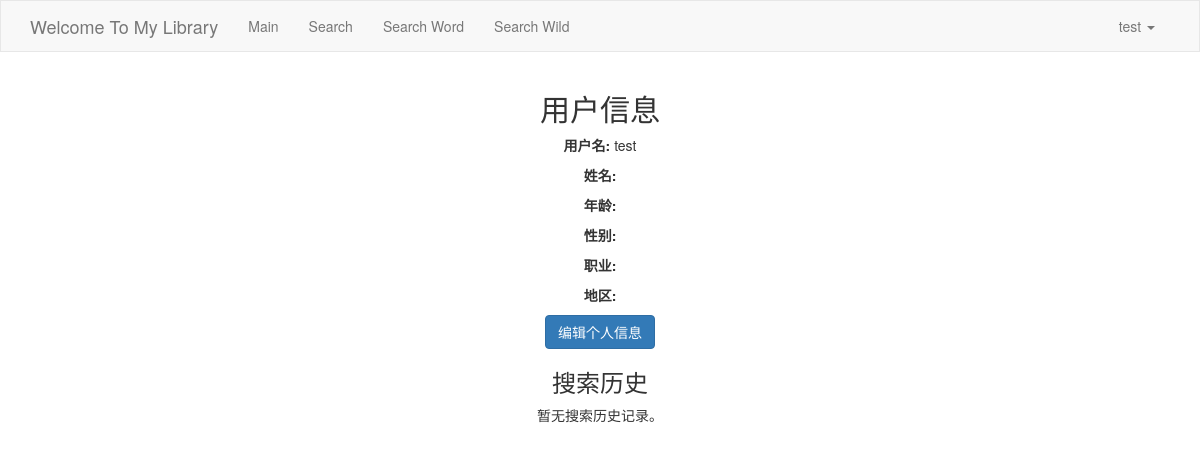
/user_information/ (signed in), run on an earlier commit of the app's database.
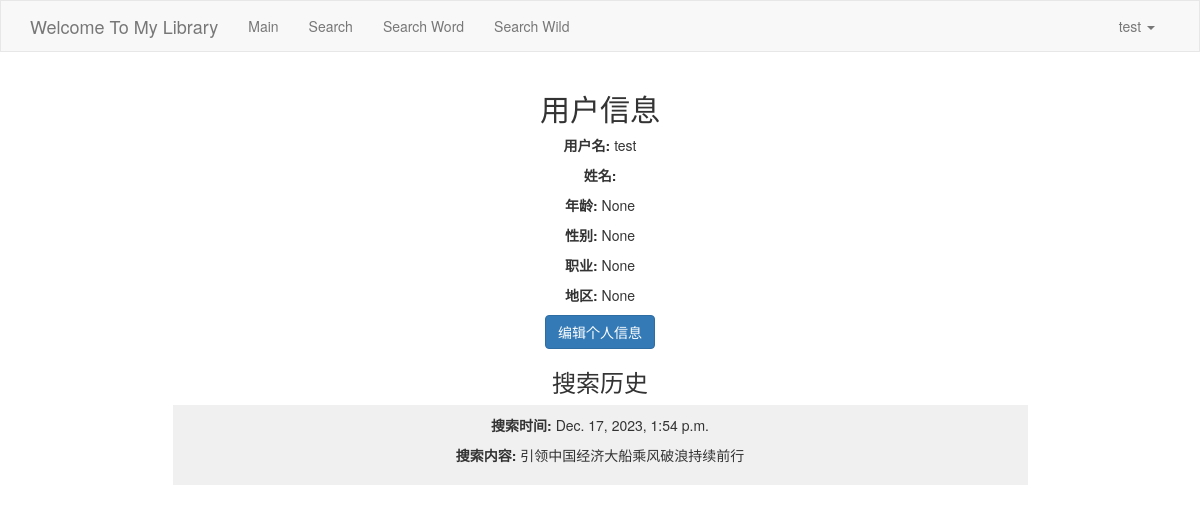
And on a later commit of the database.
### App0/models.py (models this page shows, shortened)
class Users(AbstractBaseUser, PermissionsMixin):
    user_id = models.AutoField(primary_key=True)
    username = models.CharField(max_length=100, unique=True)
    password = models.CharField(max_length=100)
    firstname = models.CharField(max_length=100)
    lastname = models.CharField(max_length=100)
    is_active = models.BooleanField(default=True)  # 通常您会需要这个字段
    is_staff = models.BooleanField(default=False)  # 对于管理站点的访问
    last_login = models.DateTimeField(null=True, blank=True)  # 添加缺失的字段
    date_joined = models.DateTimeField(default=datetime.now)
    objects = CustomUserManager()
    USERNAME_FIELD = 'username'
    REQUIRED_FIELDS = []
    class Meta:
        db_table = 'users'
    def __str__(self):
        return self.username

class UserInfo(models.Model):
    user = models.OneToOneField(get_user_model(), on_delete=models.CASCADE)
    age = models.IntegerField(null=True, blank=True)
    gender = models.CharField(max_length=10, null=True, blank=True)
    occupation = models.CharField(max_length=100, null=True, blank=True)
    region = models.CharField(max_length=100, null=True, blank=True)
    class Meta:
        db_table = 'user_info'

class SearchHistory(models.Model):
    user = models.ForeignKey(get_user_model(), on_delete=models.CASCADE)
    query = models.CharField(max_length=255)
    timestamp = models.DateTimeField(auto_now_add=True)
    class Meta:
        db_table = 'search_history'

### App0/account.py (the view)
# urls.py: path('user_information/', account.user_information),
@login_required
def user_information(request):
    print(request)
    user_info = request.user
    print(user_info)
    search_history = SearchHistory.objects.filter(user_id=user_info.user_id).order_by('-timestamp')
    return render(request, 'user_information.html', {'user': user_info, 'search_history': search_history})

### App0/templates/user_information.html
{% extends 'layout.html' %}
{% block content %}
<div class="container" style="text-align: center;">
    <div class="user-info" style="margin-bottom: 20px;">
        <h2>用户信息</h2>
        <p><strong>用户名:</strong> {{ user.username }}</p>
        <p><strong>姓名:</strong> {{ user.first_name }} {{ user.last_name }}</p>
        <p><strong>年龄:</strong> {{ user.userinfo.age }}</p>
        <p><strong>性别:</strong> {{ user.userinfo.gender }}</p>
        <p><strong>职业:</strong> {{ user.userinfo.occupation }}</p>
        <p><strong>地区:</strong> {{ user.userinfo.region }}</p>
        <p><a href="/edit_info/" class="btn btn-primary">编辑个人信息</a></p>
    </div>
    <div class="search-history" style="width: 75%; margin: auto;">
        <h3>搜索历史</h3>
        {% if search_history %}
            <ul style="list-style: none; padding: 0;">
                {% for record in search_history %}
                    <li style="background-color: #f0f0f0; margin-bottom: 10px; padding: 10px;">
                        <p><strong>搜索时间:</strong> {{ record.timestamp }}</p>
                        <p><strong>搜索内容:</strong> {{ record.query }}</p>
                    </li>
                {% endfor %}
            </ul>
        {% else %}
            <p>暂无搜索历史记录。</p>
        {% endif %}
    </div>
</div>
{% endblock %}

### App0/templates/layout.html (shortened to what this page needs)
<!DOCTYPE html>
<html lang="en">
<head>
    <link rel="stylesheet" href="../static/plugins/bootstrap-3.4.1/css/bootstrap.css">
    <link rel="stylesheet" href="../static/plugins/font-awesome-4.7.0/css/font-awesome.css">
</head>
<body>
    <nav class="navbar navbar-default">
        <div class="container">
            <div class="navbar-header">
                <a class="navbar-brand" href="https://lib.nankai.edu.cn/">Welcome To My Library</a>
            </div>
            <div class="collapse navbar-collapse" id="bs-example-navbar-collapse-1">
                <ul class="nav navbar-nav">
                    <li><a href="/index/">Main</a></li>
                    <li><a href="/search/">Search</a></li>
                    <li><a href="/search_word/">Search Word</a></li>
                    <li><a href="/search_wildcard/">Search Wild</a></li>
                </ul>
                <ul class="nav navbar-nav navbar-right">
                    {% if user.is_authenticated %}
                        <li class="dropdown">
                            <a href="#" class="dropdown-toggle" data-toggle="dropdown" role="button" aria-haspopup="true" aria-expanded="false">
                                {{ user.username }} <span class="caret"></span>
                            </a>
                        </li>
                    {% else %}
                        <li><a href="/logup/">LogUp</a></li>
                        <li><a href="/login/">Login</a></li>
                    {% endif %}
                </ul>
            </div>
        </div>
    </nav>
    <div>
        {% block content %}{% endblock %}
    </div>
</body>
</html>

What changed in the data, as far as the page shows it:
changed Users "test": userinfo.age (not shown) → "None"; userinfo.gender (not shown) → "None"; userinfo.occupation (not shown) → "None"; userinfo.region (not shown) → "None"
added SearchHistory: timestamp "Dec. 17, 2023, 1:54 p.m.", query "引领中国经济大船乘风破浪持续前行"
Also different on the page:
text no longer shown: "暂无搜索历史记录。"
